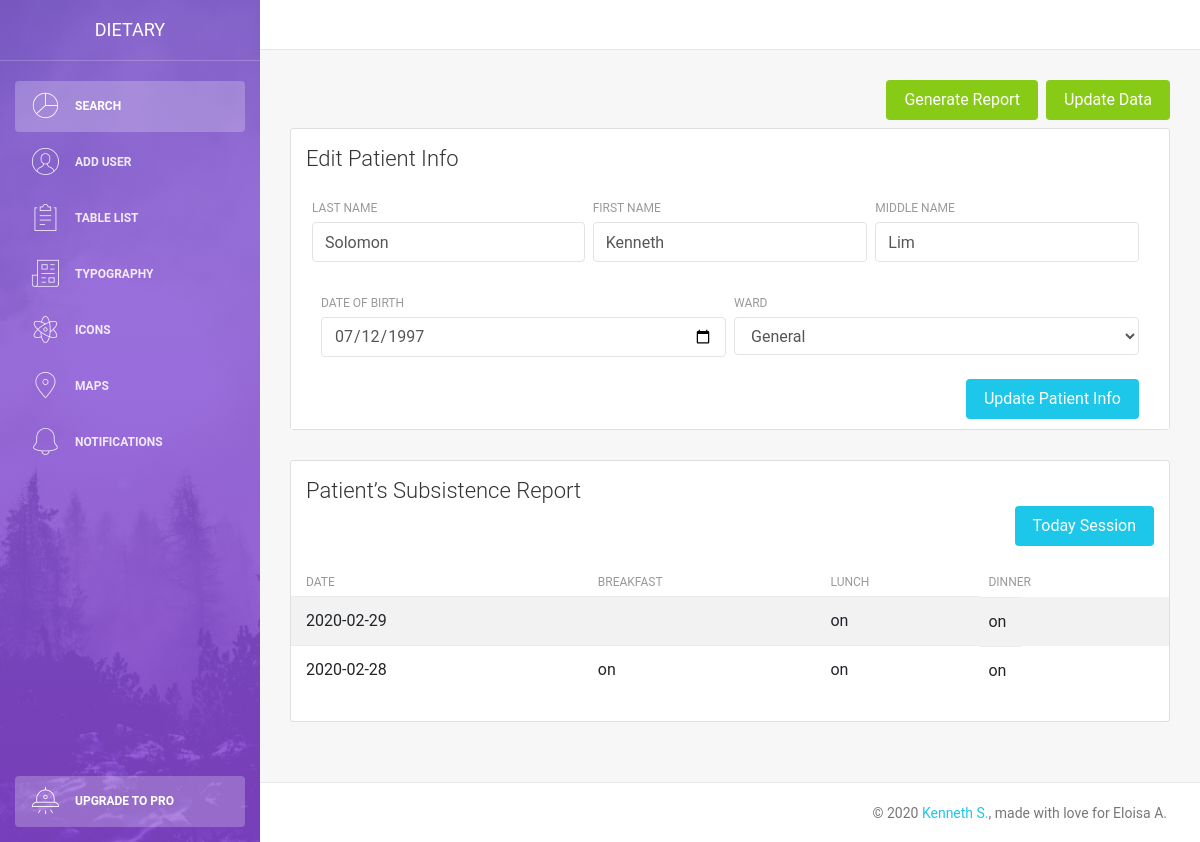
Page /searchList.php?uId=k77iunnlbxih271e95f on the earlier database version.
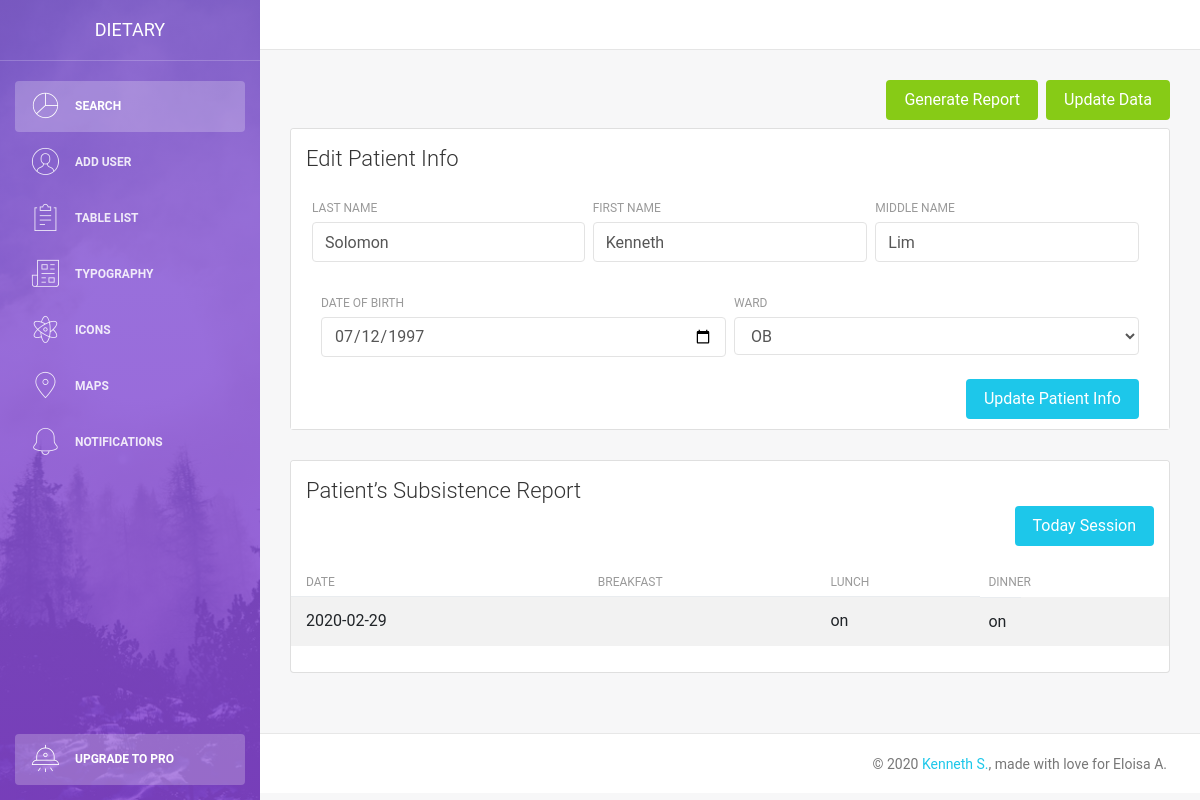
Same page on the later database version.
### tables this page shows
CREATE TABLE `patient` (
  `id` int(12) NOT NULL,
  `uId` varchar(25) NOT NULL,
  `lastName` varchar(255) NOT NULL,
  `firstName` varchar(255) NOT NULL,
  `middleName` varchar(255) NOT NULL,
  `dateOfBirth` date DEFAULT NULL,
  `createdAt` datetime(6) DEFAULT current_timestamp(6),
  `ward` varchar(255) NOT NULL
);

CREATE TABLE `patientsubsistence` (
  `id` int(12) NOT NULL,
  `pId` varchar(255) NOT NULL,
  `month` varchar(12) DEFAULT NULL,
  `year` varchar(12) DEFAULT NULL,
  `date` date NOT NULL,
  `breakfast` varchar(225) NOT NULL,
  `lunch` varchar(225) NOT NULL,
  `dinner` varchar(225) NOT NULL
);

### components/patientInfo.php (the view)
<?php
$pId = $_GET['uId'];
$query = "SELECT * FROM patient WHERE uId = '$pId'";
$result = mysqli_query($conn, $query);
if (mysqli_num_rows($result) > 0) {
    while ($row = mysqli_fetch_assoc($result)) {
        echo '
<div class="card-body" id="patientInfo">
    <form method="post" action="action.php">
        <div class="row">
            <input type="hidden" class="form-control" name="pId" id="pId" value="' . $row['uId'] . '" required>
            <div class="col-md-4 pr-1">
                <div class="form-group">
                    <label>Last Name</label>
                    <input type="text" class="form-control" placeholder="Last Name" name="lastName" id="lastName" value="' . $row['lastName'] . '" required>
                </div>
            </div>
            <div class="col-md-4 px-1">
                <div class="form-group">
                    <label>First Name</label>
                    <input type="text" class="form-control" placeholder="First Name" name="firstName" id="firstName" value="' . $row['firstName'] . '" required>
                </div>
            </div>
            <div class="col-md-4 pl-1">
                <div class="form-group">
                    <label>Middle Name</label>
                    <input type="text" class="form-control" placeholder="Middle Name" name="middleName" id="middleName" value="' . $row['middleName'] . '" required>
                </div>
            </div>
        </div>
        <div class="row">
            <div class="col-md-6 pr-1">
                <div class="form-group">
                    <label>Date of Birth</label>
                    <input type="date" class="form-control" placeholder="Date of Birth" name="dateOfBirth" id="dateOfBirth" value="' . $row['dateOfBirth'] . '" required>
                </div>
            </div>
            <div class="col-md-6 pl-1">
                <div class="form-group">
                    <label>Ward</label>
                    <select id="ward" name="ward" class="form-control" required>
                        <option value="' . $row['ward'] . '">' . $row['ward'] . '</option>
                        <option value="General">General</option>
                        <option value="Pedia/Surgery">Pedia/Surgery</option>
                        <option value="OB">OB</option>
                        <option value="Rehy/ISO">Rehy/ISO</option>
                    </select>
                </div>
            </div>
        </div>
        <button type="submit" name="updatePatientBtn" class="btn btn-info btn-fill pull-right ml-3">Update Patient Info</button>
        <div class="clearfix"></div>
    </form>
</div>
';
    }
}

### searchList.php (shortened to what this page needs)
<?php include('server.php'); ?>
<!DOCTYPE html>
<html lang="en">
<head>
    <link rel="stylesheet" href="https://maxcdn.bootstrapcdn.com/font-awesome/latest/css/font-awesome.min.css" />
    <link href="./assets/css/bootstrap.min.css" rel="stylesheet" />
    <link href="./assets/css/light-bootstrap-dashboard.css?v=2.0.0 " rel="stylesheet" />
    <link href="./assets/css/demo.css" rel="stylesheet" />
</head>
<body>
    <div class="wrapper">
        <?php include_once './components/sidebar.php' ?>
        <div class="main-panel">
            <nav class="navbar navbar-expand-lg " color-on-scroll="500">
            </nav>
            <div class="content">
                    <div class="container">
                        <div class="row">
                            <div class="col-md-12">
                                <a href="action.php?uId=<?php echo $_GET['uId'] ?>&updateSession=1" type="submit" name="updateSession" class="btn btn-success btn-fill pull-right ml-2">Update Data</a>
                                <button type="submit" name="generateReportBtn" data-toggle="modal" data-target="#generateReportsModal" class="btn btn-success btn-fill pull-right mb-2">Generate Report</button>
                            </div>
                        </div>
                        <div class="row">
                            <div class="col-md-12 ">
                                <div class="card">
                                    <div class="card-header">
                                        <h4 id="patientInfo" class="card-title">Edit Patient Info</h4>
                                        <?php
                                        include_once 'components/patientInfo.php';
                                        ?>
                                    </div>
                                </div>
                            </div>
                        </div>
                        <div class="row">
                            <div class="col-md-12">
                                <div class="card strpied-tabled-with-hover">
                                    <div class="card-header ">
                                        <h4 class="card-title">Patient’s Subsistence Report</h4>
                                        <button type="submit" data-toggle="modal" data-target="#sessionModal" class="btn btn-info btn-fill pull-right">Today Session</button>
                                    </div>
                                    <div class="card-body table-full-width table-responsive">
                                        <table class="table table-hover table-striped">
                                            <thead>
                                                <tr>
                                                    <th>Date</th>
                                                    <th>Breakfast</th>
                                                    <th>Lunch</th>
                                                    <th>Dinner</th>
                                                </tr>
                                            </thead>
                                            <tbody>
                                                <?php include_once './components/sessionList.php' ?>
                                            </tbody>
                                        </table>
                                    </div>
                                </div>
                            </div>
                        </div>
                    </div>
                </div>
                <?php include_once './components/footer.php' ?>
            </div>
        </div>
</body>
</html>

### components/sidebar.php
<div class="sidebar" data-image="../assets/img/sidebar-5.jpg">
    <div class="sidebar-wrapper">
        <div class="logo">
            <a href="http://www.creative-tim.com" class="simple-text">
                Dietary
            </a>
        </div>
        <ul class="nav">
            <li class="nav-item active">
                <a class="nav-link" href="index.php">
                    <i class="nc-icon nc-chart-pie-35"></i>
                    <p>Search</p>
                </a>
            </li>
            <li>
                <a data-toggle="modal" data-target="#addUserModal" class="nav-link">
                    <i class="nc-icon nc-circle-09"></i>
                    <p>Add User</p>
                </a>
            </li>
            <li>
                <a class="nav-link" href="./table.html">
                    <i class="nc-icon nc-notes"></i>
                    <p>Table List</p>
                </a>
            </li>
            <li>
                <a class="nav-link" href="./typography.html">
                    <i class="nc-icon nc-paper-2"></i>
                    <p>Typography</p>
                </a>
            </li>
            <li>
                <a class="nav-link" href="./icons.html">
                    <i class="nc-icon nc-atom"></i>
                    <p>Icons</p>
                </a>
            </li>
            <li>
                <a class="nav-link" href="./maps.html">
                    <i class="nc-icon nc-pin-3"></i>
                    <p>Maps</p>
                </a>
            </li>
            <li>
                <a class="nav-link" href="./notifications.html">
                    <i class="nc-icon nc-bell-55"></i>
                    <p>Notifications</p>
                </a>
            </li>
            <li class="nav-item active active-pro">
                <a class="nav-link active" href="upgrade.html">
                    <i class="nc-icon nc-alien-33"></i>
                    <p>Upgrade to PRO</p>
                </a>
            </li>
        </ul>
    </div>
</div>

### components/sessionList.php
<?php
$pId = $_GET['uId'];
$query = "SELECT * FROM patientsubsistence WHERE pId = '$pId' ORDER BY date DESC";
$result = mysqli_query($conn, $query);
if (mysqli_num_rows($result) > 0) {
    while ($row = mysqli_fetch_assoc($result)) {
        echo '
        <tr>
            <td>' . $row['date'] . '</td>
            <td>' . $row['breakfast'] . '</td>
            <td>' . $row['lunch'] . '</td>
            <td>' . $row['dinner'] . '</td>
        </tr>
';
    }
}

### components/footer.php (shortened to what this page needs)
<footer class="footer">
    <div class="container-fluid">
        <nav>
            <p class="copyright text-center">
                ©
                <a href="http://www.fb.com/synecders">Kenneth S.</a>, made with love for Eloisa A.
            </p>
        </nav>
    </div>
</footer>

Differences in the rows shown:
removed patientsubsistence: date "2020-02-28", breakfast "on", lunch "on", dinner "on"
changed patient "Solomon": ward "General" → "OB"
